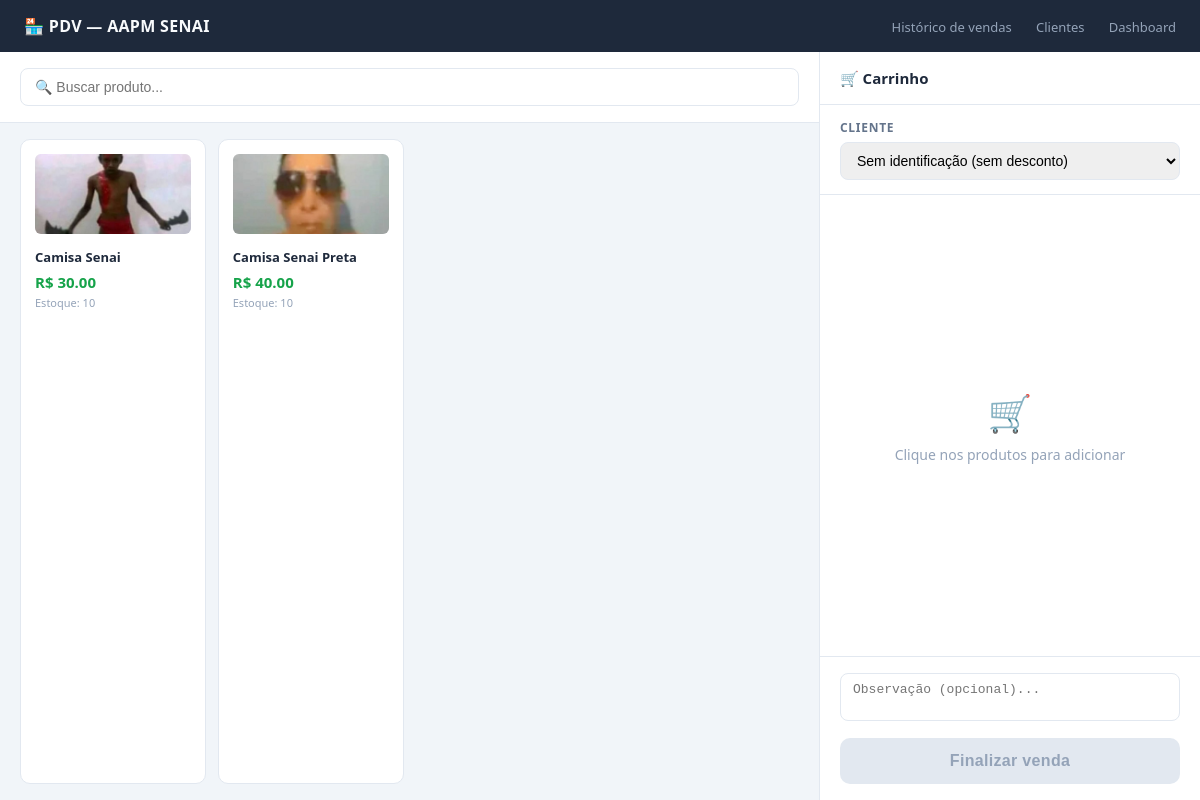
The page /pdv/ (signed in) on the database its author committed.
### app/models/produto.py (models this page shows, shortened)
class Produto(Base):
    __tablename__ = "produtos"
    id = Column(Integer, primary_key=True, autoincrement=True, index=True)
    nome = Column(String(150), nullable=False, index=True)
    preco = Column(Float, nullable=False, default=0.0)
    estoque_atual = Column(Integer, nullable=False, default=0)
    ativo = Column(Boolean, default=True)
    imagem_path = Column(String(255), nullable=True)
    categoria_id = Column(Integer, ForeignKey("categorias.id", ondelete="SET NULL"), nullable=True )
    categoria = relationship("Categoria", back_populates="produtos")

### app/controllers/pvd_controller.py (the view)
@router.get("/")
def tela_pdv(
    request: Request,
    db: Session = Depends(get_db),
    usuario = Depends(get_usuario_logado)
):
    produtos  = (
        db.query(Produto)
        .filter(Produto.ativo == True, Produto.estoque_atual > 0)
        .order_by(Produto.nome)
        .all()
    )
    clientes  = (
        db.query(Cliente)
        .filter(Cliente.ativo == True)
        .order_by(Cliente.nome)
        .all()
    )
    return templates.TemplateResponse(
        request,
        "pdv/index.html",
        {
            "request":             request,
            "usuario":             usuario,
            "produtos":            produtos,
            "clientes":            clientes,
            "desconto_associado":  DESCONTO_ASSOCIADO,
        }
    )

### app/templates/pdv/index.html (shortened to what this page needs)
<!DOCTYPE html>
<html lang="pt-br">
<head>
</head>
<body>
<header class="topbar">
    <span class="topbar-title">🏪 PDV — AAPM SENAI</span>
    <nav class="topbar-links">
        <a href="/pdv/historico">Histórico de vendas</a>
        <a href="/clientes">Clientes</a>
        <a href="/dashboard">Dashboard</a>
    </nav>
</header>
<div class="pdv-layout">
    <section class="produtos-col">
        <div class="produtos-header">
            <input class="busca-input"
                   type="text"
                   id="busca-produto"
                   placeholder="🔍 Buscar produto..."
                   autocomplete="off">
        </div>
        <div class="produtos-grid" id="grade-produtos">
            {% for p in produtos %}
            <div class="produto-card {% if p.estoque_atual == 0 %}sem-estoque{% endif %}"
                 data-id="{{ p.id }}"
                 data-nome="{{ p.nome }}"
                 data-preco="{{ p.preco }}"
                 data-estoque="{{ p.estoque_atual }}"
                 data-nome-lower="{{ p.nome.lower() }}"
                 onclick="adicionarAoCarrinho(this)">
                <img src="{{ p.imagem_url }}" alt="{{ p.nome }}">
                <div class="produto-card-nome">{{ p.nome }}</div>
                <div class="produto-card-preco">
                    R$ {{ "%.2f"|format(p.preco) }}
                </div>
                <div class="produto-card-estoque">
                    Estoque: {{ p.estoque_atual }}
                </div>
            </div>
            {% endfor %}
        </div>
    </section>
    <aside class="carrinho-col">
        <div class="carrinho-header">🛒 Carrinho</div>
        <div class="cliente-section">
            <label>Cliente</label>
            <select class="cliente-select"
                    id="select-cliente"
                    onchange="atualizarCliente(this)">
                <option value="0" data-associado="false">
                    Sem identificação (sem desconto)
                </option>
            </select>
        </div>
        <div class="carrinho-itens" id="lista-carrinho">
            <div class="carrinho-vazio" id="msg-vazio">
                <span class="carrinho-vazio-icon">🛒</span>
                Clique nos produtos para adicionar
            </div>
        </div>
        <div class="carrinho-footer">
            <textarea class="obs-input"
                      id="obs-input"
                      rows="2"
                      placeholder="Observação (opcional)..."></textarea>
            <form id="form-venda" action="/pdv/finalizar" method="post">
                <button class="btn-finalizar"
                        id="btn-finalizar"
                        type="button"
                        disabled
                        onclick="finalizarVenda()">
                    Finalizar venda
                </button>
            </form>
        </div>
    </aside>
</div>
</body>
</html>

### app/templates/pdv/index.html (style rules this page uses)
*, *::before, *::after { box-sizing: border-box; margin: 0; padding: 0; }
body { font-family: 'Segoe UI', sans-serif; background: #f1f5f9; color: #1e293b; height: 100vh; display: flex; flex-direction: column; }
.topbar { background: #1e293b; color: #f8fafc; padding: 0 24px; height: 52px; display: flex; align-items: center; justify-content: space-between; flex-shrink: 0; }
.topbar-title { font-weight: 700; font-size: 16px; letter-spacing: .02em; }
.topbar-links a { color: #94a3b8; font-size: 13px; margin-left: 20px; text-decoration: none; }
.pdv-layout { display: grid; grid-template-columns: 1fr 380px; flex: 1; overflow: hidden; }
.produtos-col { display: flex; flex-direction: column; border-right: 1px solid #e2e8f0; overflow: hidden; }
.produtos-header { padding: 16px 20px; border-bottom: 1px solid #e2e8f0; background: #fff; flex-shrink: 0; }
.busca-input { width: 100%; padding: 10px 14px; border: 1px solid #e2e8f0; border-radius: 8px; font-size: 14px; outline: none; transition: border-color .2s; }
.produtos-grid { display: grid; grid-template-columns: repeat(auto-fill, minmax(160px, 1fr)); gap: 12px; padding: 16px 20px; overflow-y: auto; flex: 1; }
.produto-card { background: #fff; border: 1px solid #e2e8f0; border-radius: 10px; padding: 14px; cursor: pointer; transition: border-color .15s, transform .1s, box-shadow .15s; user-select: none; }
.produto-card img { width: 100%; height: 80px; object-fit: cover; border-radius: 6px; margin-bottom: 10px; background: #f8fafc; }
.produto-card-nome { font-size: 13px; font-weight: 600; color: #1e293b; line-height: 1.3; margin-bottom: 6px; }
.produto-card-preco { font-size: 15px; font-weight: 700; color: #16a34a; }
.produto-card-estoque { font-size: 11px; color: #94a3b8; margin-top: 3px; }
.carrinho-col { display: flex; flex-direction: column; background: #fff; overflow: hidden; }
.carrinho-header { padding: 16px 20px; border-bottom: 1px solid #e2e8f0; font-weight: 700; font-size: 15px; flex-shrink: 0; }
.cliente-section { padding: 14px 20px; border-bottom: 1px solid #e2e8f0; flex-shrink: 0; }
.cliente-section label { font-size: 12px; font-weight: 600; color: #64748b; text-transform: uppercase; letter-spacing: .06em; display: block; margin-bottom: 6px; }
.cliente-select { width: 100%; padding: 9px 12px; border: 1px solid #e2e8f0; border-radius: 8px; font-size: 14px; outline: none; cursor: pointer; transition: border-color .2s; }
.carrinho-itens { flex: 1; overflow-y: auto; padding: 8px 0; }
.carrinho-vazio { display: flex; flex-direction: column; align-items: center; justify-content: center; height: 100%; color: #94a3b8; font-size: 14px; gap: 8px; }
.carrinho-vazio-icon { font-size: 36px; }
.carrinho-footer { border-top: 1px solid #e2e8f0; padding: 16px 20px; flex-shrink: 0; }
.obs-input { width: 100%; padding: 8px 12px; border: 1px solid #e2e8f0; border-radius: 8px; font-size: 13px; margin-bottom: 12px; outline: none; resize: none; }
.btn-finalizar { width: 100%; padding: 14px; background: #16a34a; color: #fff; border: none; border-radius: 10px; font-size: 16px; font-weight: 700; cursor: pointer; transition: background .15s; letter-spacing: .02em; }
.btn-finalizar:disabled { background: #e2e8f0; color: #94a3b8; cursor: not-allowed; }

### rows shown on the page
Produto: imagem_url (picture), nome "Camisa Senai", preco "30.00", estoque_atual "10"
Produto: imagem_url (picture), nome "Camisa Senai Preta", preco "40.00", estoque_atual "10"
